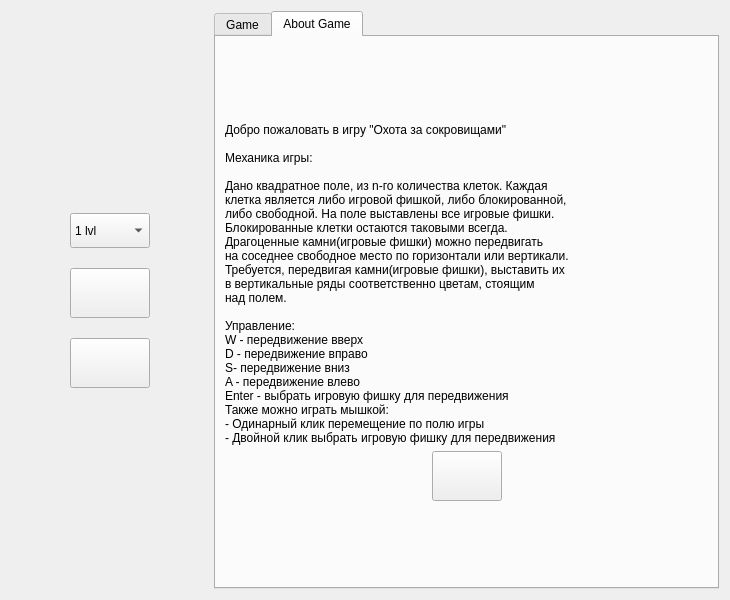
<?xml version="1.0" encoding="UTF-8"?>
<ui version="4.0">
 <class>Widget</class>
 <widget class="QWidget" name="Widget">
  <property name="geometry">
   <rect>
    <x>0</x>
    <y>0</y>
    <width>730</width>
    <height>600</height>
   </rect>
  </property>
  <property name="minimumSize">
   <size>
    <width>730</width>
    <height>570</height>
   </size>
  </property>
  <property name="maximumSize">
   <size>
    <width>750</width>
    <height>620</height>
   </size>
  </property>
  <property name="windowTitle">
   <string>Treasure Hunt 2</string>
  </property>
  <property name="styleSheet">
   <string notr="true"/>
  </property>
  <layout class="QHBoxLayout" name="horizontalLayout_2">
   <item>
    <spacer name="horizontalSpacer_2">
     <property name="orientation">
      <enum>Qt::Horizontal</enum>
     </property>
     <property name="sizeHint" stdset="0">
      <size>
       <width>40</width>
       <height>20</height>
      </size>
     </property>
    </spacer>
   </item>
   <item>
    <layout class="QVBoxLayout" name="verticalLayout_2">
     <property name="spacing">
      <number>20</number>
     </property>
     <item>
      <spacer name="verticalSpacer_2">
       <property name="orientation">
        <enum>Qt::Vertical</enum>
       </property>
       <property name="sizeHint" stdset="0">
        <size>
         <width>20</width>
         <height>40</height>
        </size>
       </property>
      </spacer>
     </item>
     <item>
      <widget class="QComboBox" name="comboBox">
       <property name="minimumSize">
        <size>
         <width>80</width>
         <height>35</height>
        </size>
       </property>
       <property name="styleSheet">
        <string notr="true">QComboBox {
           font-size: 18px;
           color: gold;
           background: none;
           background-color: rgb(170, 118, 92);
           border: none;
           border-style: solid;
           border-width: 2px;
           border-radius: 12px;
           border-color: gray;
};</string>
       </property>
       <item>
        <property name="text">
         <string>1 lvl</string>
        </property>
       </item>
       <item>
        <property name="text">
         <string>2 lvl</string>
        </property>
       </item>
       <item>
        <property name="text">
         <string>3 lvl</string>
        </property>
       </item>
       <item>
        <property name="text">
         <string>4 lvl</string>
        </property>
       </item>
       <item>
        <property name="text">
         <string>5 lvl</string>
        </property>
       </item>
       <item>
        <property name="text">
         <string>6 lvl</string>
        </property>
       </item>
       <item>
        <property name="text">
         <string>7 lvl</string>
        </property>
       </item>
       <item>
        <property name="text">
         <string>8 lvl</string>
        </property>
       </item>
      </widget>
     </item>
     <item>
      <widget class="QPushButton" name="button_start_game">
       <property name="sizePolicy">
        <sizepolicy hsizetype="Expanding" vsizetype="Fixed">
         <horstretch>0</horstretch>
         <verstretch>0</verstretch>
        </sizepolicy>
       </property>
       <property name="minimumSize">
        <size>
         <width>0</width>
         <height>50</height>
        </size>
       </property>
       <property name="cursor">
        <cursorShape>PointingHandCursor</cursorShape>
       </property>
       <property name="text">
        <string/>
       </property>
      </widget>
     </item>
     <item>
      <widget class="QPushButton" name="button_about_game">
       <property name="sizePolicy">
        <sizepolicy hsizetype="Expanding" vsizetype="Fixed">
         <horstretch>0</horstretch>
         <verstretch>0</verstretch>
        </sizepolicy>
       </property>
       <property name="minimumSize">
        <size>
         <width>0</width>
         <height>50</height>
        </size>
       </property>
       <property name="cursor">
        <cursorShape>PointingHandCursor</cursorShape>
       </property>
       <property name="text">
        <string/>
       </property>
      </widget>
     </item>
     <item>
      <spacer name="verticalSpacer">
       <property name="orientation">
        <enum>Qt::Vertical</enum>
       </property>
       <property name="sizeHint" stdset="0">
        <size>
         <width>20</width>
         <height>40</height>
        </size>
       </property>
      </spacer>
     </item>
    </layout>
   </item>
   <item>
    <spacer name="horizontalSpacer">
     <property name="orientation">
      <enum>Qt::Horizontal</enum>
     </property>
     <property name="sizeHint" stdset="0">
      <size>
       <width>40</width>
       <height>20</height>
      </size>
     </property>
    </spacer>
   </item>
   <item>
    <widget class="QTabWidget" name="tabWidget">
     <property name="sizePolicy">
      <sizepolicy hsizetype="Fixed" vsizetype="Expanding">
       <horstretch>0</horstretch>
       <verstretch>0</verstretch>
      </sizepolicy>
     </property>
     <property name="minimumSize">
      <size>
       <width>70</width>
       <height>70</height>
      </size>
     </property>
     <property name="styleSheet">
      <string notr="true"/>
     </property>
     <property name="currentIndex">
      <number>1</number>
     </property>
     <widget class="QWidget" name="tab_1">
      <attribute name="title">
       <string>Game</string>
      </attribute>
      <layout class="QVBoxLayout" name="verticalLayout_3">
       <item>
        <spacer name="verticalSpacer_3">
         <property name="orientation">
          <enum>Qt::Vertical</enum>
         </property>
         <property name="sizeHint" stdset="0">
          <size>
           <width>20</width>
           <height>40</height>
          </size>
         </property>
        </spacer>
       </item>
       <item>
        <layout class="QGridLayout" name="gridLayout_2">
         <property name="leftMargin">
          <number>9</number>
         </property>
         <property name="topMargin">
          <number>9</number>
         </property>
         <property name="rightMargin">
          <number>9</number>
         </property>
         <property name="bottomMargin">
          <number>9</number>
         </property>
         <property name="spacing">
          <number>9</number>
         </property>
         <item row="3" column="1">
          <widget class="QPushButton" name="cell_3_1">
           <property name="sizePolicy">
            <sizepolicy hsizetype="Fixed" vsizetype="Fixed">
             <horstretch>0</horstretch>
             <verstretch>0</verstretch>
            </sizepolicy>
           </property>
           <property name="minimumSize">
            <size>
             <width>70</width>
             <height>70</height>
            </size>
           </property>
           <property name="cursor">
            <cursorShape>OpenHandCursor</cursorShape>
           </property>
           <property name="text">
            <string/>
           </property>
          </widget>
         </item>
         <item row="1" column="0">
          <widget class="QPushButton" name="cell_1_0">
           <property name="sizePolicy">
            <sizepolicy hsizetype="Fixed" vsizetype="Fixed">
             <horstretch>0</horstretch>
             <verstretch>0</verstretch>
            </sizepolicy>
           </property>
           <property name="minimumSize">
            <size>
             <width>70</width>
             <height>70</height>
            </size>
           </property>
           <property name="cursor">
            <cursorShape>OpenHandCursor</cursorShape>
           </property>
           <property name="text">
            <string/>
           </property>
          </widget>
         </item>
         <item row="0" column="5">
          <widget class="QPushButton" name="cell_0_5">
           <property name="minimumSize">
            <size>
             <width>70</width>
             <height>70</height>
            </size>
           </property>
           <property name="text">
            <string/>
           </property>
          </widget>
         </item>
         <item row="1" column="3">
          <widget class="QPushButton" name="cell_1_3">
           <property name="sizePolicy">
            <sizepolicy hsizetype="Fixed" vsizetype="Fixed">
             <horstretch>0</horstretch>
             <verstretch>0</verstretch>
            </sizepolicy>
           </property>
           <property name="minimumSize">
            <size>
             <width>70</width>
             <height>70</height>
            </size>
           </property>
           <property name="cursor">
            <cursorShape>OpenHandCursor</cursorShape>
           </property>
           <property name="text">
            <string/>
           </property>
          </widget>
         </item>
         <item row="0" column="4">
          <widget class="QPushButton" name="cell_0_4">
           <property name="sizePolicy">
            <sizepolicy hsizetype="Fixed" vsizetype="Fixed">
             <horstretch>0</horstretch>
             <verstretch>0</verstretch>
            </sizepolicy>
           </property>
           <property name="minimumSize">
            <size>
             <width>70</width>
             <height>70</height>
            </size>
           </property>
           <property name="cursor">
            <cursorShape>OpenHandCursor</cursorShape>
           </property>
           <property name="styleSheet">
            <string notr="true"/>
           </property>
           <property name="text">
            <string/>
           </property>
          </widget>
         </item>
         <item row="0" column="1">
          <widget class="QPushButton" name="cell_0_1">
           <property name="sizePolicy">
            <sizepolicy hsizetype="Fixed" vsizetype="Fixed">
             <horstretch>0</horstretch>
             <verstretch>0</verstretch>
            </sizepolicy>
           </property>
           <property name="minimumSize">
            <size>
             <width>70</width>
             <height>70</height>
            </size>
           </property>
           <property name="cursor">
            <cursorShape>OpenHandCursor</cursorShape>
           </property>
           <property name="text">
            <string/>
           </property>
          </widget>
         </item>
         <item row="4" column="4">
          <widget class="QPushButton" name="cell_4_4">
           <property name="sizePolicy">
            <sizepolicy hsizetype="Fixed" vsizetype="Fixed">
             <horstretch>0</horstretch>
             <verstretch>0</verstretch>
            </sizepolicy>
           </property>
           <property name="minimumSize">
            <size>
             <width>70</width>
             <height>70</height>
            </size>
           </property>
           <property name="cursor">
            <cursorShape>OpenHandCursor</cursorShape>
           </property>
           <property name="text">
            <string/>
           </property>
          </widget>
         </item>
         <item row="1" column="1">
          <widget class="QPushButton" name="cell_1_1">
           <property name="sizePolicy">
            <sizepolicy hsizetype="Fixed" vsizetype="Fixed">
             <horstretch>0</horstretch>
             <verstretch>0</verstretch>
            </sizepolicy>
           </property>
           <property name="minimumSize">
            <size>
             <width>70</width>
             <height>70</height>
            </size>
           </property>
           <property name="cursor">
            <cursorShape>OpenHandCursor</cursorShape>
           </property>
           <property name="text">
            <string/>
           </property>
          </widget>
         </item>
         <item row="1" column="4">
          <widget class="QPushButton" name="cell_1_4">
           <property name="sizePolicy">
            <sizepolicy hsizetype="Fixed" vsizetype="Fixed">
             <horstretch>0</horstretch>
             <verstretch>0</verstretch>
            </sizepolicy>
           </property>
           <property name="minimumSize">
            <size>
             <width>70</width>
             <height>70</height>
            </size>
           </property>
           <property name="cursor">
            <cursorShape>OpenHandCursor</cursorShape>
           </property>
           <property name="text">
            <string/>
           </property>
           <property name="checkable">
            <bool>false</bool>
           </property>
          </widget>
         </item>
         <item row="1" column="5">
          <widget class="QPushButton" name="cell_1_5">
           <property name="minimumSize">
            <size>
             <width>70</width>
             <height>70</height>
            </size>
           </property>
           <property name="text">
            <string/>
           </property>
          </widget>
         </item>
         <item row="2" column="4">
          <widget class="QPushButton" name="cell_2_4">
           <property name="sizePolicy">
            <sizepolicy hsizetype="Fixed" vsizetype="Fixed">
             <horstretch>0</horstretch>
             <verstretch>0</verstretch>
            </sizepolicy>
           </property>
           <property name="minimumSize">
            <size>
             <width>70</width>
             <height>70</height>
            </size>
           </property>
           <property name="cursor">
            <cursorShape>OpenHandCursor</cursorShape>
           </property>
           <property name="text">
            <string/>
           </property>
          </widget>
         </item>
         <item row="2" column="5">
          <widget class="QPushButton" name="cell_2_5">
           <property name="minimumSize">
            <size>
             <width>70</width>
             <height>70</height>
            </size>
           </property>
           <property name="text">
            <string/>
           </property>
          </widget>
         </item>
         <item row="4" column="5">
          <widget class="QPushButton" name="cell_4_5">
           <property name="minimumSize">
            <size>
             <width>70</width>
             <height>70</height>
            </size>
           </property>
           <property name="text">
            <string/>
           </property>
          </widget>
         </item>
         <item row="2" column="1">
          <widget class="QPushButton" name="cell_2_1">
           <property name="sizePolicy">
            <sizepolicy hsizetype="Fixed" vsizetype="Fixed">
             <horstretch>0</horstretch>
             <verstretch>0</verstretch>
            </sizepolicy>
           </property>
           <property name="minimumSize">
            <size>
             <width>70</width>
             <height>70</height>
            </size>
           </property>
           <property name="cursor">
            <cursorShape>OpenHandCursor</cursorShape>
           </property>
           <property name="text">
            <string/>
           </property>
          </widget>
         </item>
         <item row="1" column="2">
          <widget class="QPushButton" name="cell_1_2">
           <property name="sizePolicy">
            <sizepolicy hsizetype="Fixed" vsizetype="Fixed">
             <horstretch>0</horstretch>
             <verstretch>0</verstretch>
            </sizepolicy>
           </property>
           <property name="minimumSize">
            <size>
             <width>70</width>
             <height>70</height>
            </size>
           </property>
           <property name="cursor">
            <cursorShape>OpenHandCursor</cursorShape>
           </property>
           <property name="text">
            <string/>
           </property>
          </widget>
         </item>
         <item row="3" column="0">
          <widget class="QPushButton" name="cell_3_0">
           <property name="sizePolicy">
            <sizepolicy hsizetype="Fixed" vsizetype="Fixed">
             <horstretch>0</horstretch>
             <verstretch>0</verstretch>
            </sizepolicy>
           </property>
           <property name="minimumSize">
            <size>
             <width>70</width>
             <height>70</height>
            </size>
           </property>
           <property name="cursor">
            <cursorShape>OpenHandCursor</cursorShape>
           </property>
           <property name="text">
            <string/>
           </property>
          </widget>
         </item>
         <item row="3" column="3">
          <widget class="QPushButton" name="cell_3_3">
           <property name="sizePolicy">
            <sizepolicy hsizetype="Fixed" vsizetype="Fixed">
             <horstretch>0</horstretch>
             <verstretch>0</verstretch>
            </sizepolicy>
           </property>
           <property name="minimumSize">
            <size>
             <width>70</width>
             <height>70</height>
            </size>
           </property>
           <property name="cursor">
            <cursorShape>OpenHandCursor</cursorShape>
           </property>
           <property name="text">
            <string/>
           </property>
          </widget>
         </item>
         <item row="3" column="2">
          <widget class="QPushButton" name="cell_3_2">
           <property name="sizePolicy">
            <sizepolicy hsizetype="Fixed" vsizetype="Fixed">
             <horstretch>0</horstretch>
             <verstretch>0</verstretch>
            </sizepolicy>
           </property>
           <property name="minimumSize">
            <size>
             <width>70</width>
             <height>70</height>
            </size>
           </property>
           <property name="cursor">
            <cursorShape>OpenHandCursor</cursorShape>
           </property>
           <property name="text">
            <string/>
           </property>
          </widget>
         </item>
         <item row="2" column="3">
          <widget class="QPushButton" name="cell_2_3">
           <property name="sizePolicy">
            <sizepolicy hsizetype="Fixed" vsizetype="Fixed">
             <horstretch>0</horstretch>
             <verstretch>0</verstretch>
            </sizepolicy>
           </property>
           <property name="minimumSize">
            <size>
             <width>70</width>
             <height>70</height>
            </size>
           </property>
           <property name="cursor">
            <cursorShape>OpenHandCursor</cursorShape>
           </property>
           <property name="text">
            <string/>
           </property>
          </widget>
         </item>
         <item row="4" column="0">
          <widget class="QPushButton" name="cell_4_0">
           <property name="sizePolicy">
            <sizepolicy hsizetype="Fixed" vsizetype="Fixed">
             <horstretch>0</horstretch>
             <verstretch>0</verstretch>
            </sizepolicy>
           </property>
           <property name="minimumSize">
            <size>
             <width>70</width>
             <height>70</height>
            </size>
           </property>
           <property name="cursor">
            <cursorShape>OpenHandCursor</cursorShape>
           </property>
           <property name="text">
            <string/>
           </property>
          </widget>
         </item>
         <item row="4" column="1">
          <widget class="QPushButton" name="cell_4_1">
           <property name="sizePolicy">
            <sizepolicy hsizetype="Fixed" vsizetype="Fixed">
             <horstretch>0</horstretch>
             <verstretch>0</verstretch>
            </sizepolicy>
           </property>
           <property name="minimumSize">
            <size>
             <width>70</width>
             <height>70</height>
            </size>
           </property>
           <property name="cursor">
            <cursorShape>OpenHandCursor</cursorShape>
           </property>
           <property name="text">
            <string/>
           </property>
          </widget>
         </item>
         <item row="0" column="3">
          <widget class="QPushButton" name="cell_0_3">
           <property name="sizePolicy">
            <sizepolicy hsizetype="Fixed" vsizetype="Fixed">
             <horstretch>0</horstretch>
             <verstretch>0</verstretch>
            </sizepolicy>
           </property>
           <property name="minimumSize">
            <size>
             <width>70</width>
             <height>70</height>
            </size>
           </property>
           <property name="cursor">
            <cursorShape>OpenHandCursor</cursorShape>
           </property>
           <property name="styleSheet">
            <string notr="true"/>
           </property>
           <property name="text">
            <string/>
           </property>
          </widget>
         </item>
         <item row="2" column="0">
          <widget class="QPushButton" name="cell_2_0">
           <property name="sizePolicy">
            <sizepolicy hsizetype="Fixed" vsizetype="Fixed">
             <horstretch>0</horstretch>
             <verstretch>0</verstretch>
            </sizepolicy>
           </property>
           <property name="minimumSize">
            <size>
             <width>70</width>
             <height>70</height>
            </size>
           </property>
           <property name="cursor">
            <cursorShape>OpenHandCursor</cursorShape>
           </property>
           <property name="text">
            <string/>
           </property>
          </widget>
         </item>
         <item row="3" column="5">
          <widget class="QPushButton" name="cell_3_5">
           <property name="minimumSize">
            <size>
             <width>70</width>
             <height>70</height>
            </size>
           </property>
           <property name="text">
            <string/>
           </property>
          </widget>
         </item>
         <item row="2" column="2">
          <widget class="QPushButton" name="cell_2_2">
           <property name="sizePolicy">
            <sizepolicy hsizetype="Fixed" vsizetype="Fixed">
             <horstretch>0</horstretch>
             <verstretch>0</verstretch>
            </sizepolicy>
           </property>
           <property name="minimumSize">
            <size>
             <width>70</width>
             <height>70</height>
            </size>
           </property>
           <property name="cursor">
            <cursorShape>OpenHandCursor</cursorShape>
           </property>
           <property name="text">
            <string/>
           </property>
          </widget>
         </item>
         <item row="0" column="0">
          <widget class="QPushButton" name="cell_0_0">
           <property name="sizePolicy">
            <sizepolicy hsizetype="Fixed" vsizetype="Fixed">
             <horstretch>0</horstretch>
             <verstretch>0</verstretch>
            </sizepolicy>
           </property>
           <property name="minimumSize">
            <size>
             <width>70</width>
             <height>70</height>
            </size>
           </property>
           <property name="cursor">
            <cursorShape>OpenHandCursor</cursorShape>
           </property>
           <property name="styleSheet">
            <string notr="true"/>
           </property>
           <property name="text">
            <string/>
           </property>
          </widget>
         </item>
         <item row="4" column="3">
          <widget class="QPushButton" name="cell_4_3">
           <property name="sizePolicy">
            <sizepolicy hsizetype="Fixed" vsizetype="Fixed">
             <horstretch>0</horstretch>
             <verstretch>0</verstretch>
            </sizepolicy>
           </property>
           <property name="minimumSize">
            <size>
             <width>70</width>
             <height>70</height>
            </size>
           </property>
           <property name="cursor">
            <cursorShape>OpenHandCursor</cursorShape>
           </property>
           <property name="text">
            <string/>
           </property>
          </widget>
         </item>
         <item row="4" column="2">
          <widget class="QPushButton" name="cell_4_2">
           <property name="sizePolicy">
            <sizepolicy hsizetype="Fixed" vsizetype="Fixed">
             <horstretch>0</horstretch>
             <verstretch>0</verstretch>
            </sizepolicy>
           </property>
           <property name="minimumSize">
            <size>
             <width>70</width>
             <height>70</height>
            </size>
           </property>
           <property name="cursor">
            <cursorShape>OpenHandCursor</cursorShape>
           </property>
           <property name="text">
            <string/>
           </property>
          </widget>
         </item>
         <item row="0" column="2">
          <widget class="QPushButton" name="cell_0_2">
           <property name="sizePolicy">
            <sizepolicy hsizetype="Fixed" vsizetype="Fixed">
             <horstretch>0</horstretch>
             <verstretch>0</verstretch>
            </sizepolicy>
           </property>
           <property name="minimumSize">
            <size>
             <width>70</width>
             <height>70</height>
            </size>
           </property>
           <property name="cursor">
            <cursorShape>OpenHandCursor</cursorShape>
           </property>
           <property name="text">
            <string/>
           </property>
          </widget>
         </item>
         <item row="3" column="4">
          <widget class="QPushButton" name="cell_3_4">
           <property name="sizePolicy">
            <sizepolicy hsizetype="Fixed" vsizetype="Fixed">
             <horstretch>0</horstretch>
             <verstretch>0</verstretch>
            </sizepolicy>
           </property>
           <property name="minimumSize">
            <size>
             <width>70</width>
             <height>70</height>
            </size>
           </property>
           <property name="cursor">
            <cursorShape>OpenHandCursor</cursorShape>
           </property>
           <property name="text">
            <string/>
           </property>
          </widget>
         </item>
         <item row="5" column="0">
          <widget class="QPushButton" name="cell_5_0">
           <property name="minimumSize">
            <size>
             <width>70</width>
             <height>70</height>
            </size>
           </property>
           <property name="text">
            <string/>
           </property>
          </widget>
         </item>
         <item row="5" column="1">
          <widget class="QPushButton" name="cell_5_1">
           <property name="minimumSize">
            <size>
             <width>70</width>
             <height>70</height>
            </size>
           </property>
           <property name="text">
            <string/>
           </property>
          </widget>
         </item>
         <item row="5" column="2">
          <widget class="QPushButton" name="cell_5_2">
           <property name="minimumSize">
            <size>
             <width>70</width>
             <height>70</height>
            </size>
           </property>
           <property name="text">
            <string/>
           </property>
          </widget>
         </item>
         <item row="5" column="3">
          <widget class="QPushButton" name="cell_5_3">
           <property name="minimumSize">
            <size>
             <width>70</width>
             <height>70</height>
            </size>
           </property>
           <property name="text">
            <string/>
           </property>
          </widget>
         </item>
         <item row="5" column="4">
          <widget class="QPushButton" name="cell_5_4">
           <property name="minimumSize">
            <size>
             <width>70</width>
             <height>70</height>
            </size>
           </property>
           <property name="text">
            <string/>
           </property>
          </widget>
         </item>
         <item row="5" column="5">
          <widget class="QPushButton" name="cell_5_5">
           <property name="minimumSize">
            <size>
             <width>70</width>
             <height>70</height>
            </size>
           </property>
           <property name="text">
            <string/>
           </property>
          </widget>
         </item>
        </layout>
       </item>
       <item>
        <spacer name="verticalSpacer_4">
         <property name="orientation">
          <enum>Qt::Vertical</enum>
         </property>
         <property name="sizeHint" stdset="0">
          <size>
           <width>20</width>
           <height>40</height>
          </size>
         </property>
        </spacer>
       </item>
      </layout>
     </widget>
     <widget class="QWidget" name="tab_2">
      <attribute name="title">
       <string>About Game</string>
      </attribute>
      <layout class="QVBoxLayout" name="verticalLayout_5">
       <item>
        <spacer name="verticalSpacer_6">
         <property name="orientation">
          <enum>Qt::Vertical</enum>
         </property>
         <property name="sizeHint" stdset="0">
          <size>
           <width>20</width>
           <height>40</height>
          </size>
         </property>
        </spacer>
       </item>
       <item>
        <widget class="QLabel" name="label">
         <property name="styleSheet">
          <string notr="true"/>
         </property>
         <property name="text">
          <string>Добро пожаловать в игру &quot;Охота за сокровищами&quot;

Механика игры:

Дано квадратное поле, из n-го количества клеток. Каждая
клетка является либо игровой фишкой, либо блокированной,
либо свободной. На поле выставлены все игровые фишки.
Блокированные клетки остаются таковыми всегда.
Драгоценные камни(игровые фишки) можно передвигать
на соседнее свободное место по горизонтали или вертикали.
Требуется, передвигая камни(игровые фишки), выставить их
в вертикальные ряды соответственно цветам, стоящим
над полем.
 
Управление:
W - передвижение вверх
D - передвижение вправо
S- передвижение вниз
A - передвижение влево
Enter - выбрать игровую фишку для передвижения
Также можно играть мышкой:
- Одинарный клик перемещение по полю игры
- Двойной клик выбрать игровую фишку для передвижения</string>
         </property>
         <property name="alignment">
          <set>Qt::AlignLeading|Qt::AlignLeft|Qt::AlignTop</set>
         </property>
         <property name="margin">
          <number>9</number>
         </property>
        </widget>
       </item>
       <item>
        <layout class="QHBoxLayout" name="horizontalLayout_3">
         <property name="topMargin">
          <number>0</number>
         </property>
         <item>
          <spacer name="horizontalSpacer_5">
           <property name="orientation">
            <enum>Qt::Horizontal</enum>
           </property>
           <property name="sizeHint" stdset="0">
            <size>
             <width>40</width>
             <height>20</height>
            </size>
           </property>
          </spacer>
         </item>
         <item>
          <widget class="QPushButton" name="button_back">
           <property name="minimumSize">
            <size>
             <width>70</width>
             <height>50</height>
            </size>
           </property>
           <property name="maximumSize">
            <size>
             <width>16777215</width>
             <height>16777215</height>
            </size>
           </property>
           <property name="cursor">
            <cursorShape>PointingHandCursor</cursorShape>
           </property>
           <property name="styleSheet">
            <string notr="true"/>
           </property>
           <property name="text">
            <string/>
           </property>
          </widget>
         </item>
         <item>
          <spacer name="horizontalSpacer_6">
           <property name="orientation">
            <enum>Qt::Horizontal</enum>
           </property>
           <property name="sizeHint" stdset="0">
            <size>
             <width>40</width>
             <height>20</height>
            </size>
           </property>
          </spacer>
         </item>
        </layout>
       </item>
       <item>
        <spacer name="verticalSpacer_5">
         <property name="orientation">
          <enum>Qt::Vertical</enum>
         </property>
         <property name="sizeHint" stdset="0">
          <size>
           <width>20</width>
           <height>40</height>
          </size>
         </property>
        </spacer>
       </item>
      </layout>
     </widget>
    </widget>
   </item>
  </layout>
 </widget>
 <resources/>
 <connections/>
</ui>
